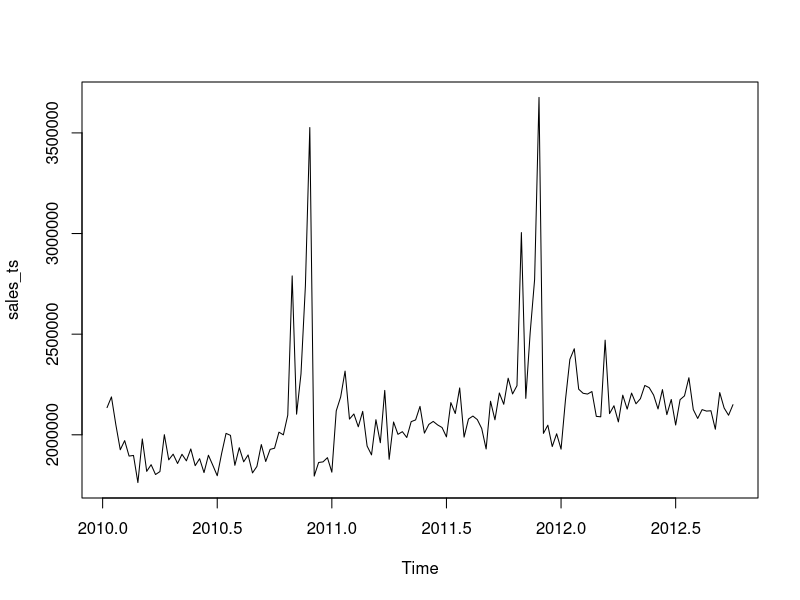
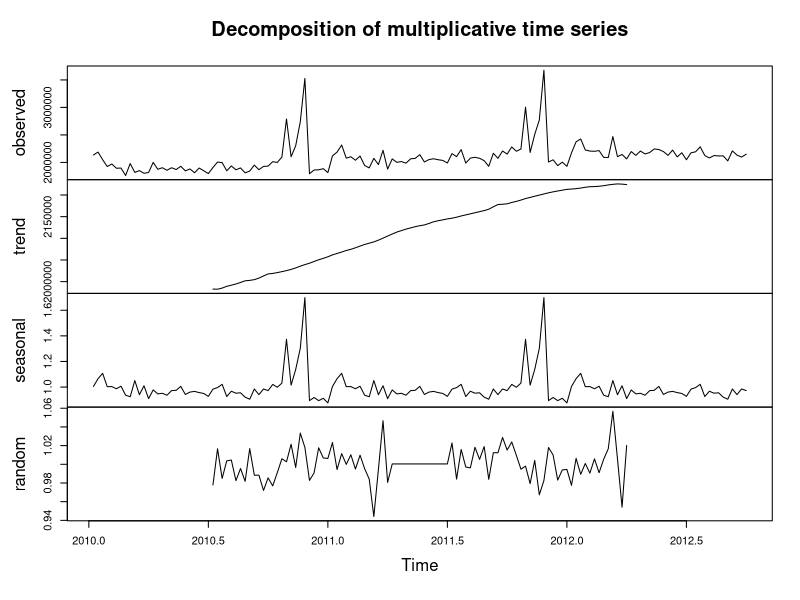
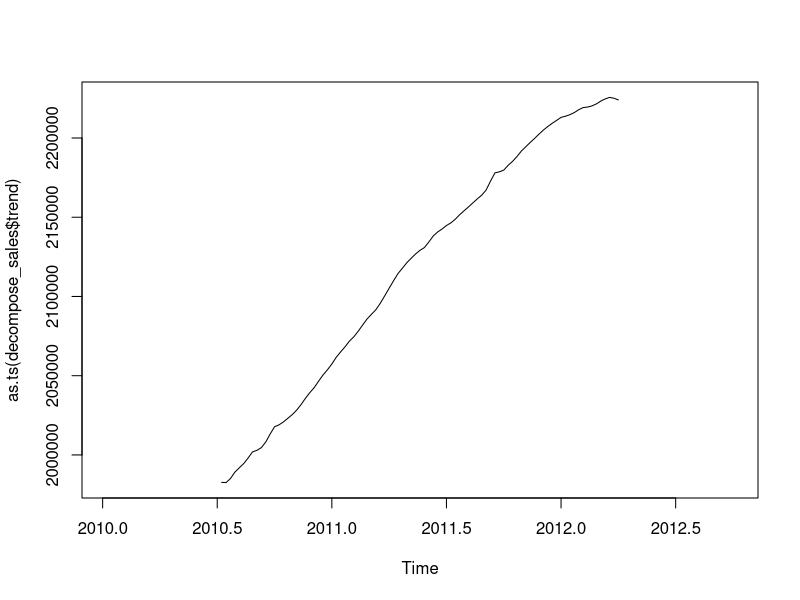
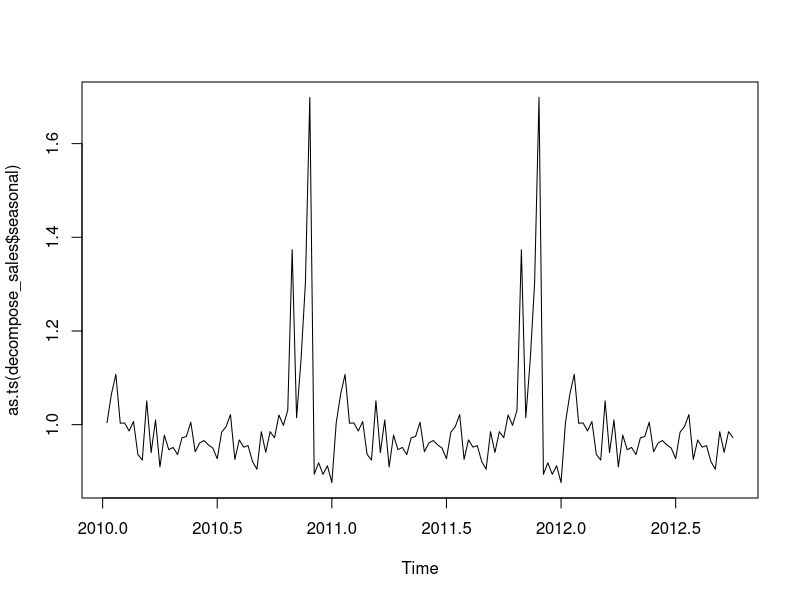
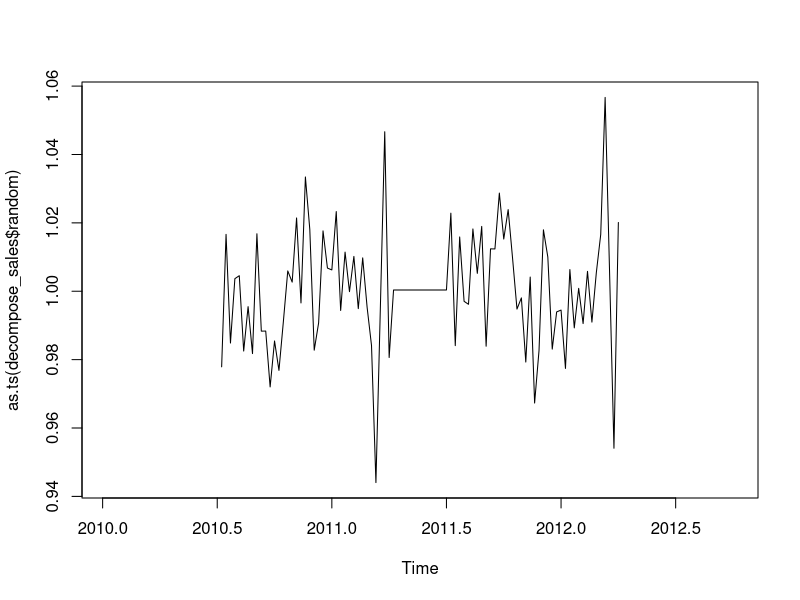
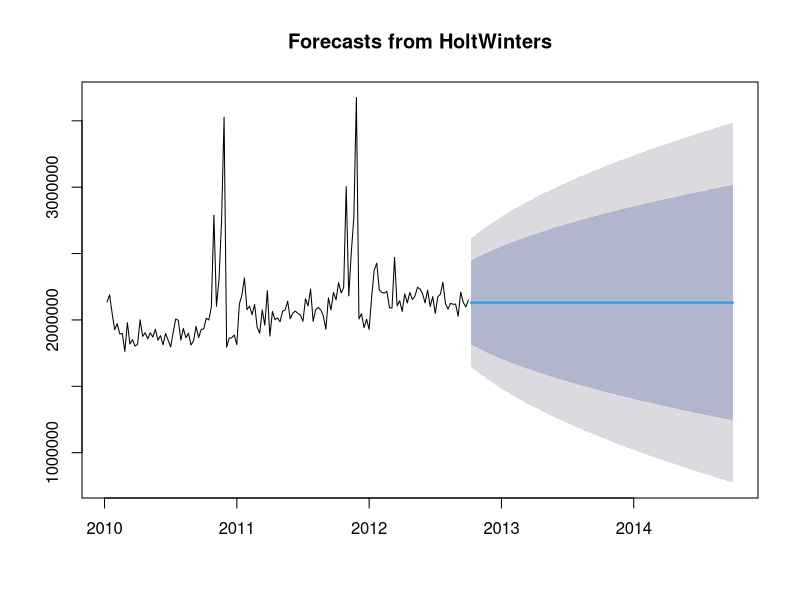
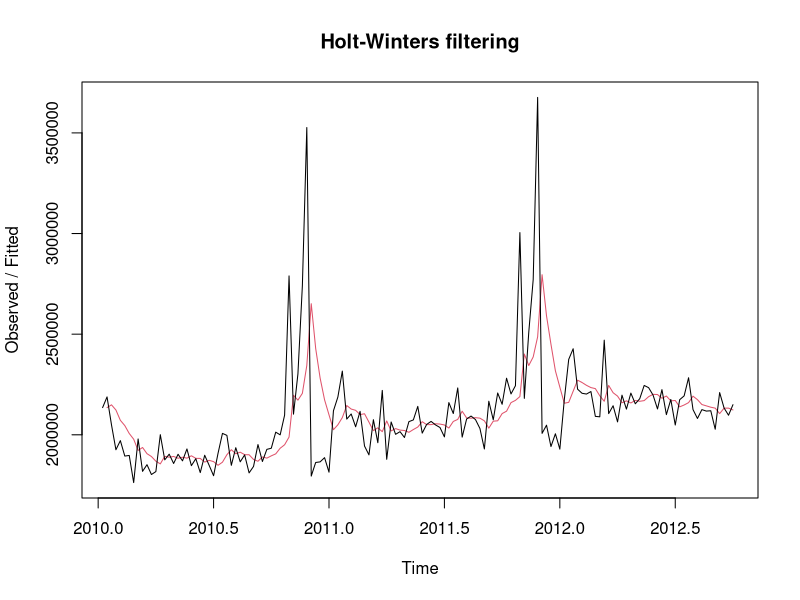
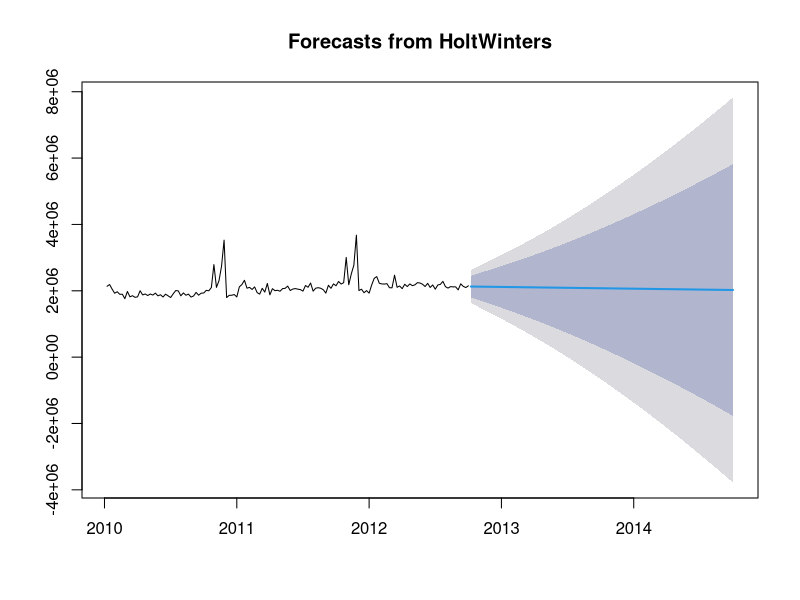

Source code (R) for these figures, in order:
## ---- chunk 1
library(forecast)
## ---- chunk 2
df <- read.csv('sales.csv')
head(df)
## ---- chunk 3
sales <- df$Sales
head(sales)
## ---- chunk 4
sales_ts <- ts(sales, frequency = 52, start=c(2010, 2, 5))
sales_ts
## ---- chunk 5
plot.ts(sales_ts)
## ---- chunk 6
decompose_sales <- decompose(sales_ts, type = c("multiplicative"))
plot(decompose_sales)
## ---- chunk 7
#Trend
plot(as.ts(decompose_sales$trend))
#Seasonal
plot(as.ts(decompose_sales$seasonal))
#Random
plot(as.ts(decompose_sales$random))

## ---- chunk 8
sales_ses <- HoltWinters(sales_ts, gamma=FALSE, beta=FALSE)
sales_ses_forecast <- forecast(sales_ses)
print("Forecast plot from Holt-Winters")
plot(sales_ses_forecast)
print("Holt-Winters Filtering")
plot(sales_ses)
## ---- chunk 9
sales_des <- HoltWinters(sales_ts, gamma=FALSE)
sales_des_forecast <- forecast(sales_des)
print("Forecast plot from Holt-Winters")
plot(sales_des_forecast)
print("Holt-Winters Filtering")
plot(sales_des)
## ---- chunk 10
sales_tes <- HoltWinters(sales_ts)
sales_tes_forecast <- forecast(sales_tes)
print("Forecast plot from Holt-Winters")
plot(sales_tes_forecast)
print("Holt-Winters Filtering")
plot(sales_tes)
## ---- chunk 11
plot(sales_ts, ylab="Weekly Sales")
lines(sales_ses$fitted[,1], lty="dashed", col="red")
lines(sales_des$fitted[,1], lty="dashed", col="blue")
lines(sales_tes$fitted[,1], lty="dashed", col="green")

legend(x="topleft", legend=c('SES', 'DES', 'TES'), col=c('red', 'blue', 'green'), lty="dashed")

## ---- chunk 12
sales_mlr=lm(Sales ~ . - Date, data = df)
summary(sales_mlr)

plot.ts(sales_ts)
sales_mlr_pred <- ts(predict(sales_mlr), frequency = 52, start=c(2010,2,5))
lines(sales_mlr_pred, lty="dashed", col="blue")
## ---- chunk 13
laptop_demand <- df$Laptop_Demand
laptop_demand_ts <- ts(laptop_demand, frequency = 52, start = c(2010, 2, 5))
plot.ts(laptop_demand_ts)
## ---- chunk 14
laptop_demand_pred<-croston(laptop_demand_ts, h = 143,alpha = 0.1, x = laptop_demand_ts)
print(laptop_demand_pred)
plot.ts(laptop_demand_ts)
lines(laptop_demand_pred$fitted, lty="dashed", col="blue")
plot(laptop_demand_pred)
lines(laptop_demand_pred$fitted, lty="dashed", col="blue")

## ---- chunk 15
library(Metrics)
sales_ses_rmse<-rmse(sales_ts, sales_ses$fitted[,1])
sales_ses_mape <- mape(sales_ts, sales_ses$fitted[,1])
cat("RMSE for sales_ses: ",sales_ses_rmse,"\nMAPE for sales_ses: ",sales_ses_mape,"\n\n")

sales_des_rmse<-rmse(sales_ts, sales_des$fitted[,1])
sales_des_mape <- mape(sales_ts, sales_des$fitted[,1])
cat("RMSE for sales_des: ",sales_des_rmse,"\nMAPE for sales_des: ",sales_des_mape,"\n\n")

sales_tes_rmse<-rmse(sales_ts, sales_tes$fitted[,1])
sales_tes_mape <- mape(sales_ts, sales_tes$fitted[,1])
cat("RMSE for sales_tes: ",sales_tes_rmse,"\nMAPE for sales_tes: ",sales_tes_mape,"\n\n")

sales_reg_rmse<-rmse(sales_ts, sales_mlr$fitted.values)
sales_reg_mape <- mape(sales_ts, sales_mlr$fitted.values)
cat("RMSE for regression model: ",sales_reg_rmse,"\nMAPE for regression model: ",sales_reg_mape,"\n\n")
